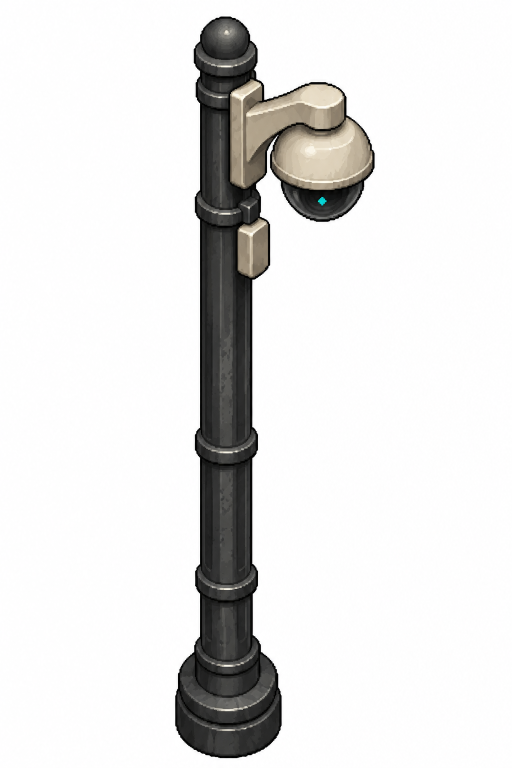
#> input picture docs/review/camera-first-sample-20261116/source/proposal-01.png, 1024 x 1536 px (shown at 1/2 size)
$ python -i build.py   (imports and definitions only)
#> lines starting #> are read from the running program, lines starting #| are printed output that depends on the picture
#> further down, picture is the input picture: PIL image 1024x1536 RGB; mean R, G, B 228.2, 227.6, 226.9
"""Deterministic diagnostic crops only. No alpha recovery or production asset export."""
from pathlib import Path
import hashlib
import json
from PIL import Image, ImageChops, ImageDraw, ImageOps

HERE = Path(__file__).resolve().parent
EXPECTED = {
    'approved-concept.png': '49aa35447230187e3eabe948cdc8eba6d6d465b2605d624e2cf7443f6cb69ffb',
    'proposal-01.png': '2f1f77902dcc3266ef17f0a0e9dc92f191e03442aaf61f38250b90a01a10219b',
    'proposal-02.png': 'b5daa26fc45974bfa3a6ddf2c82738b7ada9b11e34866401029f47d806eb8de3',
}

def digest(p):
    return hashlib.sha256(p.read_bytes()).hexdigest()

def proposal_bounds(im):
    # White-background diagnostic threshold, NOT an accepted silhouette or alpha mask.
    r, g, b = im.convert('RGB').split()
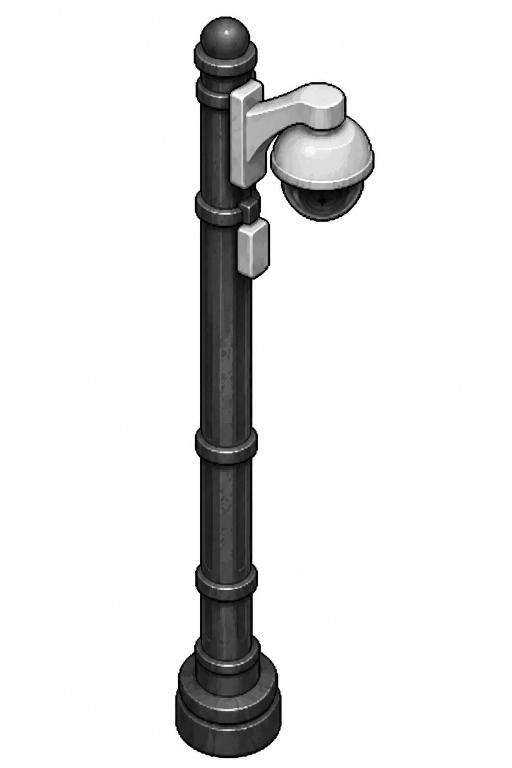
#> r: PIL image 1024x1536 L (shown at 1/2 size); min 0, max 255, mean 228.2
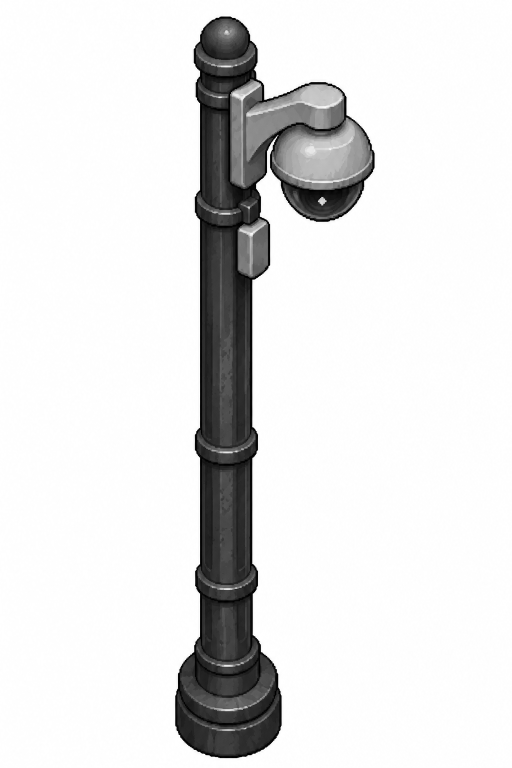
#> b: PIL image 1024x1536 L (shown at 1/2 size); min 0, max 255, mean 226.9
    minimum = ImageChops.darker(ImageChops.darker(r, g), b)
    bounds = minimum.point(lambda value: 255 if value < 220 else 0).getbbox()
#> bounds = (350, 33, 750, 1517)
    if bounds is None:
        raise ValueError('No device pixels found')
    return bounds

# [45 lines left out: function main, not called in this run]

# [2 lines not run here, left out]

>>> from PIL import Image
>>> picture = Image.open('source/proposal-01.png')
>>> result = proposal_bounds(picture)
#> result = (350, 33, 750, 1517)
